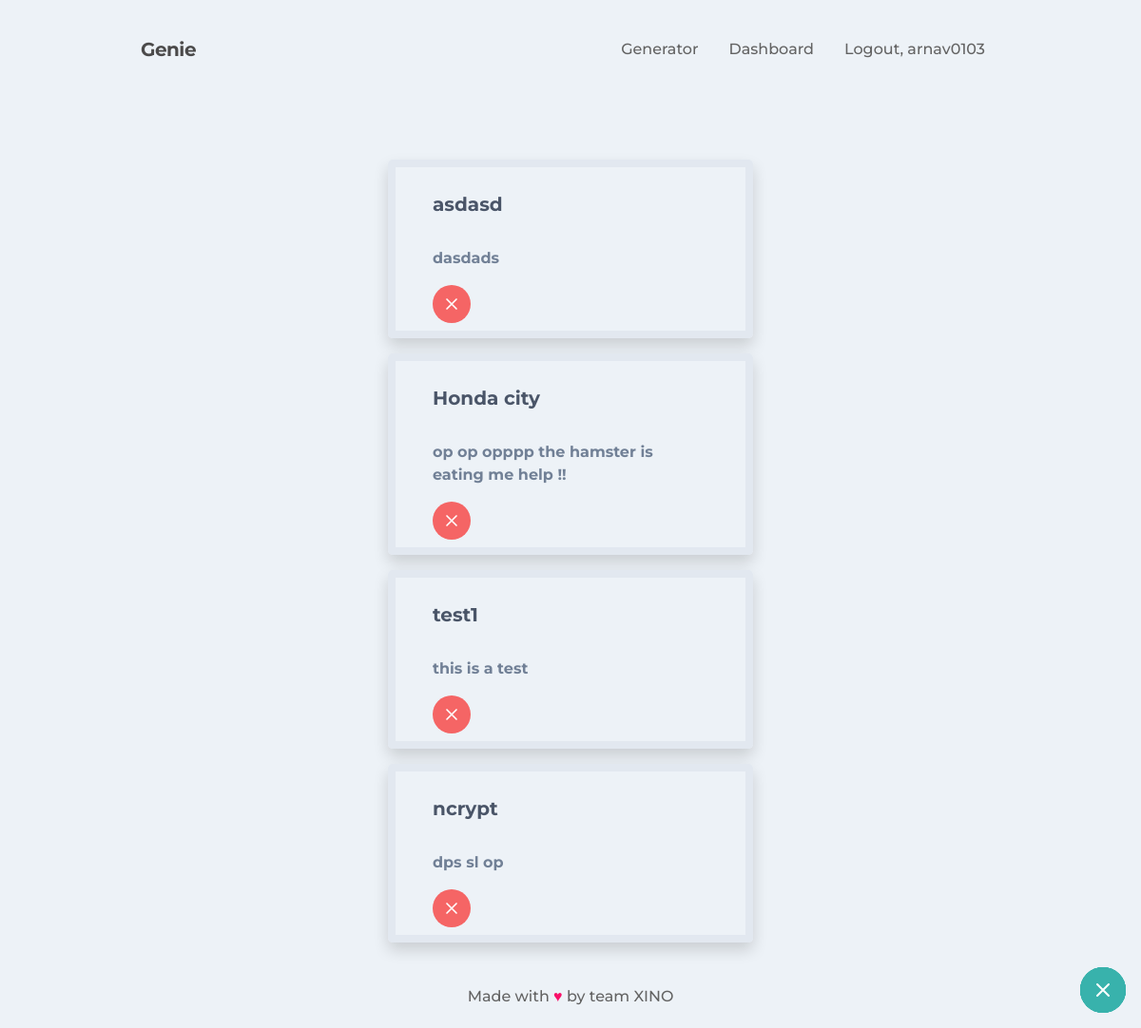
/edit_project (signed in), run on the app's committed database.
### Tool/models.py (models this page shows, shortened)
class User(db.Model,UserMixin):
    __tablename__ = 'users'
    id = db.Column(db.Integer,primary_key = True)
    name = db.Column(db.String(64))
    username = db.Column(db.String , unique = True)
    profile_image = db.Column(db.String(64), nullable = False , default = 'developer.png')
    email = db.Column(db.String(64),unique = True,index = True)
    password_hash = db.Column(db.String(128))
    project = db.relationship('Project' , backref = 'user' , lazy = 'dynamic')

class Project(db.Model):
    __tablename__ = 'project'
    id = db.Column(db.Integer , primary_key = True)
    name = db.Column(db.String)
    description = db.Column(db.String)
    completed = db.Column(db.String , default = 'No')
    userid = db.Column(db.Integer , db.ForeignKey('users.id'))
    tasks = db.relationship('Task' , backref = 'project' , lazy = 'dynamic')

### app.py (the view)
@app.route('/edit_project', methods=['GET', 'POST'])
@login_required
def edit_project():
    projects = Project.query.filter_by(userid=current_user.id)
    projectss = []
    for project in projects:
        projectss.append(project)
    projectss.reverse()
    return render_template('edit_project.htm', projects=projectss)

### Tool/models.py (called while the page is built)
@login_manager.user_loader
def load_user(user_id):
    return User.query.get(user_id)

### Tool/templates/edit_project.htm (shortened to what this page needs)
{%extends 'base.htm'%}
{%block content%}
<div class="container flex flex-wrap w-full font-medium mx-auto row-auto p-6 xl:px-64 lg:px-32 md:px-24 sm:px-40 ">
    <div class="justify-center flex-wrap flex  w-full md:pl-3 md:pr-0 pt-8 pb-0 md:pb-6 px-2 ">
        <a href="{{url_for('edit_task' , projectid = projectid)}}"
            class="m-3 fixed bottom-0 right-0  flex items-center justify-center h-12 w-12 rounded-full bg-teal-500 text-white">
        </a>
        {%for p in projects%}
        <a href="{{url_for('projects')}}"
            class="m-3 fixed bottom-0 right-0  flex items-center justify-center h-12 w-12 rounded-full bg-teal-500 text-white">
            <svg class="h-6 w-6" xmlns="http://www.w3.org/2000/svg" fill="none" viewBox="0 0 24 24"
                stroke="currentColor">
                <path stroke-linecap="round" stroke-linejoin="round" stroke-width="2" d="M6 18L18 6M6 6l12 12" />
            </svg>
        </a>
        <div class="relative  h-auto border-8  max-w-sm rounded-lg shadow overflow-x-scroll m-2 container-fluid">
            <div class="px-6 pt-6 row-auto flex-wrap">
                <div class=" font-bold text-xl mb-2 pr-4 text-gray-700">{{p.name}}
                    <br><br>
                    <p class="text-gray-600 text-base flex-wrap">{{p.description}}</p>
                    <button class="mt-3 top-0 right-0 flex items-center justify-center h-10 w-10 rounded-full bg-red-500
                    text-white" data-toggle='modal' data-target="#del">
                        <svg class="h-5 w-5" xmlns="http://www.w3.org/2000/svg" fill="none" viewBox="0 0 24 24"
                            stroke="currentColor">
                            <path stroke-linecap="round" stroke-linejoin="round" stroke-width="2"
                                d="M6 18L18 6M6 6l12 12" />
                        </svg>
                    </button>
                </div>
            </div>
        </div>
        {%endfor%}
    </div>
</div>
{%endblock%}

### Tool/templates/base.htm (shortened to what this page needs)
<!DOCTYPE html>
<html lang="en">
<head>
  <link rel="stylesheet" href="https://stackpath.bootstrapcdn.com/bootstrap/4.5.2/css/bootstrap.min.css"
>
  <link rel="stylesheet" href="https://cdnjs.cloudflare.com/ajax/libs/meyer-reset/2.0/reset.min.css">
  <link rel='stylesheet' href='https://cdnjs.cloudflare.com/ajax/libs/tailwindcss/1.7.6/tailwind.min.css'>
  <link rel="stylesheet" type="text/css" href="{{url_for('static', filename='styles/main.css')}}">
  <link rel="stylesheet" type="text/css" href="{{ url_for('static', filename='styles/style.css') }}">
</head>
<body data-spy="scroll" data-target="#navbar" class="font-medium bg-gray-200 h-screen">
  <nav class="nav flex flex-wrap items-center justify-between py-4 px-2 ">
    <div class="flex flex-no-shrink items-center mr-6  text-grey-darkest">
      <span class=" text-xl tracking-tight font-bold" style="color:#4b4a4a;">Genie</span>
    </div>
    <ul class="menu border-b md:border-none flex justify-end list-reset m-0 w-full md:w-auto">
      {%if current_user.is_authenticated%}
      <li class="border-t md:border-none">
        <a href="{{url_for('dashboard')}}"
          class="block md:inline-block px-3 py-3 no-underline text-grey-200 hover:text-teal-500 ">Generator</a>
      </li>
      <li class="border-t md:border-none">
        <a href="{{url_for('projects')}}"
          class="block md:inline-block px-3 py-3 no-underline text-grey-200 hover:text-teal-500">Dashboard</a>
      </li>
      <li class="border-t md:border-none">
        <a href="{{ url_for('logout') }}"
          class="block md:inline-block px-3 py-3 no-underline text-grey-400 hover:text-teal-500">Logout,
          {{current_user.username}}</a>
      </li>
      {%endif%}
    </ul>
  </nav>
  {%block content%} {%endblock%}
  <div>
    <h6 class="relative mx-auto bottom-0 inset-x-0  text-center p-4"> Made with <span
        style="color:rgb(249, 16, 105);">♥</span>
      by
      team XINO
    </h6>
  </div>
</body>
</html>

### Tool/static/styles/main.css (style rules this page uses)
html { min-height:100vh; }
body { font-family: 'Montserrat', sans-serif; margin: 0; padding:0 140px; color :#636363; }
a { text-decoration: none !important; }
.container { padding-bottom: 15px; }

### data on the page
User: username "arnav0103"
Project: name "asdasd", description "dasdads"
Project: name "Honda city", description "op op opppp the hamster is eating me help !!"
Project: name "test1", description "this is a test"
Project: name "ncrypt", description "dps sl op"
